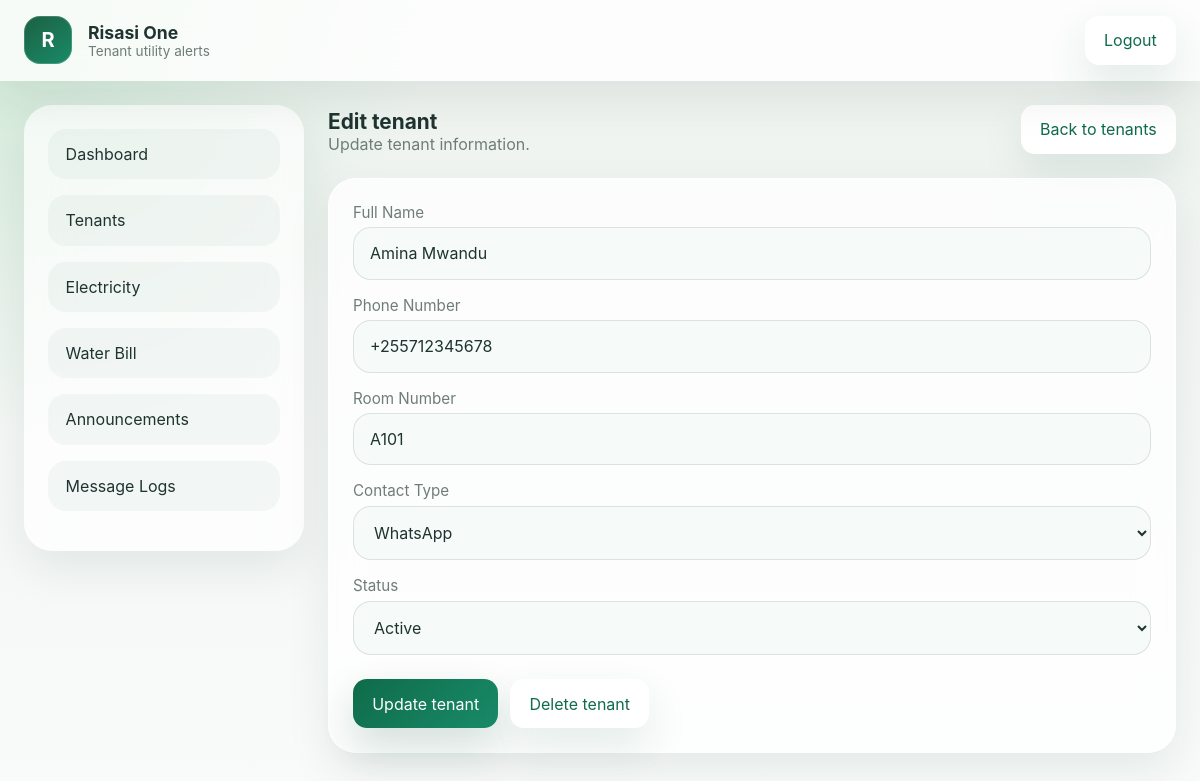
Page /tenant_edit.php?id=1 (signed in) on the committed database.
### tables this page shows
CREATE TABLE tenants (
    id INT UNSIGNED AUTO_INCREMENT PRIMARY KEY,
    full_name VARCHAR(120) NOT NULL,
    phone_number VARCHAR(50) NOT NULL,
    room_number VARCHAR(50) NOT NULL,
    contact_type ENUM('WhatsApp','SMS/USSD') NOT NULL DEFAULT 'WhatsApp',
    status ENUM('active','inactive') NOT NULL DEFAULT 'active',
    created_at TIMESTAMP DEFAULT CURRENT_TIMESTAMP
);

### includes/auth.php (called while the page is built, shortened)
<?php
function e($value) {
    return htmlspecialchars($value, ENT_QUOTES, 'UTF-8');
}

### tenant_edit.php (the view, shortened to what this page needs)
<?php
require_once 'includes/auth.php';
require_once 'config/database.php';
$id = isset($_GET['id']) ? (int) $_GET['id'] : 0;
$stmt = $pdo->prepare('SELECT * FROM tenants WHERE id = ? LIMIT 1');
$stmt->execute([$id]);
$tenant = $stmt->fetch();
?>
<?php include 'includes/header.php'; ?>
<?php include 'includes/sidebar.php'; ?>
<main class="content">
    <div class="section-header">
        <div>
            <h2>Edit tenant</h2>
            <p>Update tenant information.</p>
        </div>
        <a href="tenants.php" class="button button-secondary">Back to tenants</a>
    </div>
    <div class="card">
        <form method="post" class="form-panel" novalidate>
            <div class="input-group">
                <label for="full_name">Full Name</label>
                <input type="text" id="full_name" name="full_name" required value="<?php echo e($_POST['full_name'] ?? $tenant['full_name']); ?>">
            </div>
            <div class="input-group">
                <label for="phone_number">Phone Number</label>
                <input type="text" id="phone_number" name="phone_number" required value="<?php echo e($_POST['phone_number'] ?? $tenant['phone_number']); ?>">
            </div>
            <div class="input-group">
                <label for="room_number">Room Number</label>
                <input type="text" id="room_number" name="room_number" required value="<?php echo e($_POST['room_number'] ?? $tenant['room_number']); ?>">
            </div>
            <div class="input-group">
                <label for="contact_type">Contact Type</label>
                <select id="contact_type" name="contact_type" required>
                    <option value="WhatsApp" <?php echo ((isset($_POST['contact_type']) ? $_POST['contact_type'] : $tenant['contact_type']) === 'WhatsApp') ? 'selected' : ''; ?>>WhatsApp</option>
                </select>
            </div>
            <div class="input-group">
                <label for="status">Status</label>
                <select id="status" name="status">
                    <option value="active" <?php echo ((isset($_POST['status']) ? $_POST['status'] : $tenant['status']) === 'active') ? 'selected' : ''; ?>>Active</option>
                </select>
            </div>
            <div class="actions">
                <button type="submit" class="button button-primary">Update tenant</button>
                <a href="tenant_edit.php?delete=<?php echo e($tenant['id']); ?>" class="button button-secondary confirm-delete">Delete tenant</a>
            </div>
        </form>
    </div>
</main>
<?php include 'includes/footer.php'; ?>

### assets/css/style.css (style rules this page uses)
:root { --bg: #eef2ef; --surface: #f8fbfa; --surface-strong: #ffffff; --text: #1f3430; --muted: #6f7d78; --green: #0f6b4a; --soft-green: #88c89f; --accent: #f4c451; --shadow: 0 18px 45px rgba(16, 42, 34, 0.08); }
* { box-sizing: border-box; }
html, body { margin: 0; padding: 0; min-height: 100%; font-family: Inter, system-ui, -apple-system, BlinkMacSystemFont, "Segoe UI", sans-serif; background: radial-gradient( circle at top left, rgba(166, 222, 181, 0.42), transparent 30% ), linear-gradient(180deg, #eef2ef 0%, #f8fbfa 100%); color: var(--text); }
button, input, select, textarea { font: inherit; }
a { color: inherit; text-decoration: none; }
.button { display: inline-flex; align-items: center; justify-content: center; padding: 0.9rem 1.2rem; border: none; border-radius: 14px; cursor: pointer; transition: transform 0.18s ease, box-shadow 0.18s ease; }
.button-secondary { background: #fff; color: var(--green); box-shadow: 0 18px 40px rgba(44, 107, 81, 0.12); }
.content { display: flex; flex-direction: column; gap: 1.5rem; }
.card { background: rgba(255, 255, 255, 0.75); border-radius: 28px; border: 1px solid rgba(255, 255, 255, 0.9); box-shadow: var(--shadow); padding: 1.5rem; backdrop-filter: blur(18px); }
.section-header { display: flex; flex-wrap: wrap; align-items: flex-end; justify-content: space-between; gap: 1rem; }
.section-header h2 { margin: 0; font-size: 1.3rem; }
.section-header p { margin: 0; color: var(--muted); }
.form-panel { display: grid; gap: 1rem; }
.input-group { display: flex; flex-direction: column; gap: 0.35rem; }
.input-group label { color: var(--muted); font-size: 0.95rem; }
.input-group input, .input-group select, .input-group textarea { width: 100%; padding: 0.95rem 1rem; border-radius: 18px; border: 1px solid rgba(31, 52, 48, 0.12); background: #f6faf8; color: var(--text); transition: border 0.2s ease; }
.actions { display: flex; flex-wrap: wrap; gap: 0.75rem; margin-top: 0.5rem; }
.button-primary { background: linear-gradient(135deg, #0f6b4a, #198b68); color: #fff; box-shadow: 0 18px 40px rgba(9, 75, 52, 0.18); }

### rows in the picture
tenants: full_name "Amina Mwandu", phone_number "+255712345678", room_number "A101", contact_type "WhatsApp", status "Active"
